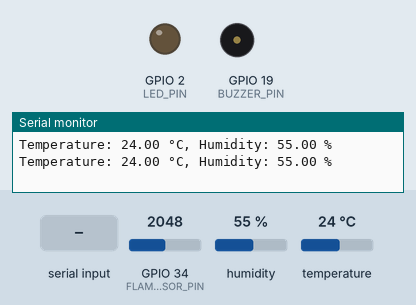
Recording of a sketch running on a simulated ESP32. On the bench: output pins drawn as LEDs (lit = HIGH), buzzer (waves = sounding), the last lines printed to the serial monitor. The test bench sets the inputs (shaded band); at power-on: GPIO 34 (FLAME_SENSOR_PIN) = 2048, humidity 55 %, temperature 24 °C.

Above: at 1.8 s.
1.9 s: GPIO 34 (FLAME_SENSOR_PIN) set to 523
3.4 s: GPIO 34 (FLAME_SENSOR_PIN) set to 464
At 5.0 s:
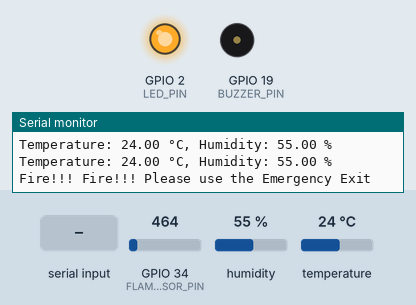
5.5 s: "stop\n" received over Serial
At 6.6 s:
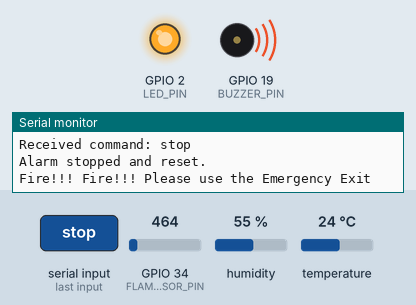
Timing chart, 0 to 10.6 s (numbered marks = the images above; inputs shaded):
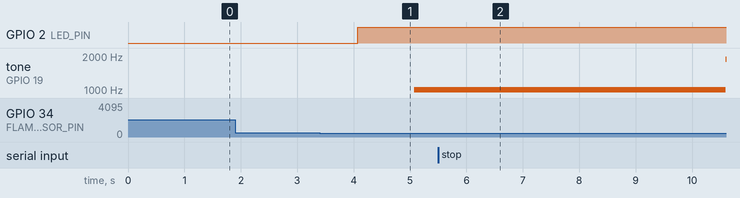

Measured:
- the behaviour switches between 500 and 499 on GPIO 34 (FLAME_SENSOR_PIN) (found by bisection; images 0 and 1)
- after the input at 3.4 s, GPIO 2 (LED_PIN): LOW → HIGH after 0.67 s; tone on GPIO 19 (BUZZER_PIN): silent → 1010 Hz after 1.7 s
- after the input at 5.5 s, tone on GPIO 19 (BUZZER_PIN): 1010 Hz → 1880 Hz after 5.1 s

The sketch:

Flame_Detection.ino
```cpp
#include "DHT.h"

#define FLAME_SENSOR_PIN 34
#define LED_PIN 2 // Built-in LED on most ESP32 boards
#define BUZZER_PIN 19
#define THRESHOLD 500 // Adjust this threshold based on your sensor and environment

#define DHTPIN 18    // GPIO pin for the DHT11 sensor
#define DHTTYPE DHT11   // Define the type of DHT sensor

DHT dht(DHTPIN, DHTTYPE);

bool alarmActive = false;

void setup() {
  pinMode(LED_PIN, OUTPUT);         // Set LED pin as output
  pinMode(BUZZER_PIN, OUTPUT);      // Set buzzer pin as output
  Serial.begin(115200);             // Initialize serial communication
  dht.begin();                      // Initialize DHT11 sensor
}

void loop() {
  int flameValue = analogRead(FLAME_SENSOR_PIN); // Read the analog value from the flame sensor

  // Read temperature and humidity from DHT11
  float temperature = dht.readTemperature();
  float humidity = dht.readHumidity();

  // Print temperature and humidity to Serial Monitor
  Serial.print("Temperature: ");
  Serial.print(temperature);
  Serial.print(" °C, Humidity: ");
  Serial.print(humidity);
  Serial.println(" %");

  // Check for user input for stop command
  if (Serial.available()) {
    String input = Serial.readStringUntil('\n');
    input.trim(); // Remove any leading/trailing whitespace

    Serial.print("Received command: ");
    Serial.println(input);

    if (input == "stop") {
      alarmActive = false; // Deactivate alarm
      digitalWrite(LED_PIN, LOW);  // Turn off the LED
      noTone(BUZZER_PIN); // Turn off the buzzer
      Serial.println("Alarm stopped and reset.");
    }
  }

  if (flameValue < THRESHOLD) { // Flame detected if value is below the threshold
    if (!alarmActive) { // If the alarm is not already active
      alarmActive = true; // Activate alarm
      digitalWrite(LED_PIN, HIGH); // Turn on the LED
      Serial.println("Fire!!! Fire!!! Please use the Emergency Exit"); // Notify fire detected
    }
    playSiren(); // Play the siren sound
  } else {
    if (alarmActive) {
      // Optional: Turn off the alarm automatically if desired
    }
  }

  delay(1000); // Delay for sensor readings and avoid high CPU usage
}

void playSiren() {
  // Create a siren effect by alternating frequencies
  for (int i = 1000; i < 2000; i += 10) {
    tone(BUZZER_PIN, i);
    delay(5);
  }
  for (int i = 2000; i > 1000; i -= 10) {
    tone(BUZZER_PIN, i);
    delay(5);
  }
}
```
